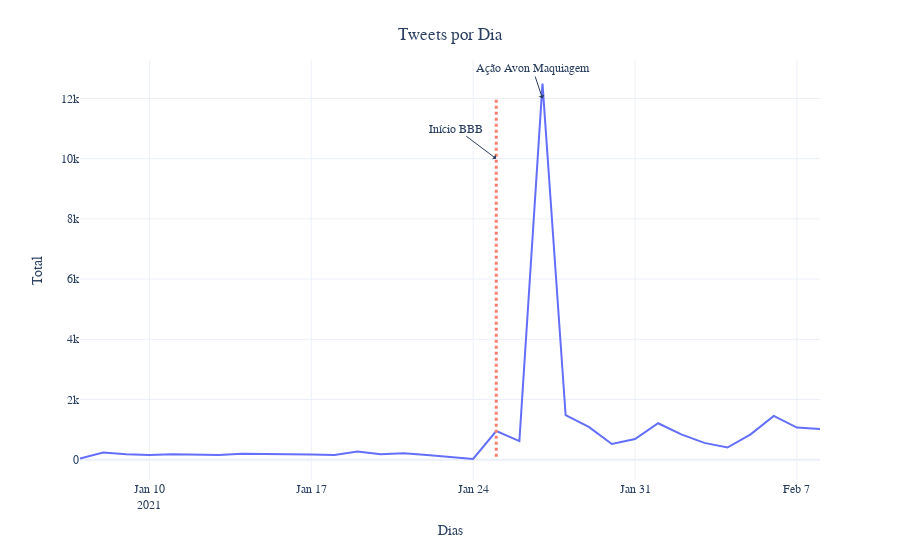

Notebook cell for this chart:
### Code cell
fig = px.line(tweets_day, template='plotly_white',labels={
    "dates" : "Dias",
    "value" : "Total"
})
fig.add_shape(
    type="line", line_color="salmon", line_width=3, opacity=1, line_dash="dot",
    x0='2021-01-25', x1='2021-01-25', y0=100, y1=12000
)
fig.update_layout( # customize font and legend orientation & position
    font_family="Rockwell",
    showlegend=False,
    title={
    'text' : 'Tweets por Dia',
    'y': 0.95,
    'x': 0.5
    }
)
fig.add_annotation(
    text="Ação Avon Maquiagem", x='2021-01-27', y=12000, arrowhead=1, showarrow=True
)
fig.add_annotation(
    text="Início BBB", x='2021-01-25', y=10000, arrowhead=1, showarrow=True,     
    ax=-40,
    ay=-30
)

### Figure 1 — Plotly figure (JSON) as saved in the notebook; plotly's stock layout.template omitted (floating-point values rounded to 4 significant figures)
{"data": [{"hovertemplate": "variable=tweets_dia<br>Dias=%{x}<br>Total=%{y}<extra></extra>", "legendgroup": "tweets_dia", "line": {"color": "#636efa", "dash": "solid"}, "mode": "lines", "name": "tweets_dia", "orientation": "v", "showlegend": true, "type": "scatter", "x": ["2021-01-07", "2021-01-08", "2021-01-09", "2021-01-10", "2021-01-11", "2021-01-12", "2021-01-13", "2021-01-14", "2021-01-15", "2021-01-16", "2021-01-17", "2021-01-18", "2021-01-19", "2021-01-20", "2021-01-21", "2021-01-22", "2021-01-24", "2021-01-25", "2021-01-26", "2021-01-27", "2021-01-28", "2021-01-29", "2021-01-30", "2021-01-31", "2021-02-01", "2021-02-02", "2021-02-03", "2021-02-04", "2021-02-05", "2021-02-06", "2021-02-07", "2021-02-08"], "xaxis": "x", "y": [38, 235, 180, 158, 182, 158, 158, 194, 193, 190, 169, 160, 273, 179, 213, 159, 23, 953, 619, 12493, 1478, 1087, 522, 687, 1210, 840, 558, 404, 841, 1455, 1067, 1023], "yaxis": "y"}], "layout": {"annotations": [{"arrowhead": 1, "showarrow": true, "text": "Ação Avon Maquiagem", "x": "2021-01-27", "y": 12000}, {"arrowhead": 1, "ax": -40, "ay": -30, "showarrow": true, "text": "Início BBB", "x": "2021-01-25", "y": 10000}], "font": {"family": "Rockwell"}, "legend": {"title": {"text": "variable"}, "tracegroupgap": 0}, "margin": {"t": 60}, "shapes": [{"line": {"color": "salmon", "dash": "dot", "width": 3}, "opacity": 1, "type": "line", "x0": "2021-01-25", "x1": "2021-01-25", "y0": 100, "y1": 12000}], "showlegend": false, "title": {"text": "Tweets por Dia", "x": 0.5, "y": 0.95}, "xaxis": {"anchor": "y", "domain": [0, 1], "title": {"text": "Dias"}}, "yaxis": {"anchor": "x", "domain": [0, 1], "title": {"text": "Total"}}}}
